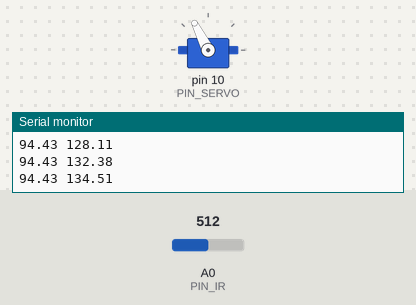
This sketch was run on a simulated Arduino Uno, built with avr-gcc and run on an emulated ATmega328P. Shown: servo, the last lines printed to the serial monitor. Inputs (shaded band) come from the test bench; at power-on: A0 (PIN_IR) = 512.

Above: at 1.5 s.
1.6 s: A0 (PIN_IR) set to 337
4.1 s: A0 (PIN_IR) set to 312
At 5.3 s:
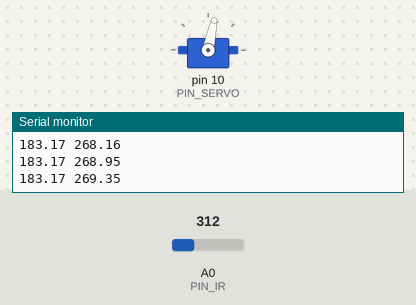
5.6 s: A0 (PIN_IR) set to 10
7.1 s: A0 (PIN_IR) set to 7
At 8.5 s:
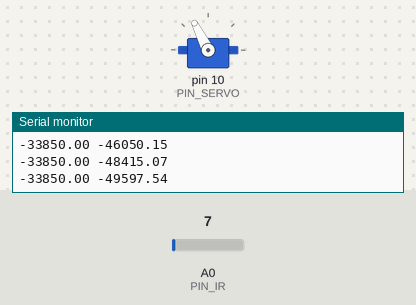
8.8 s: A0 (PIN_IR) set to 122
At 11.2 s:
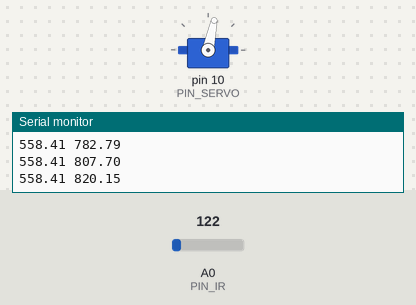
Timing chart, 0 to 12.5 s (numbered marks = the images above; inputs shaded):
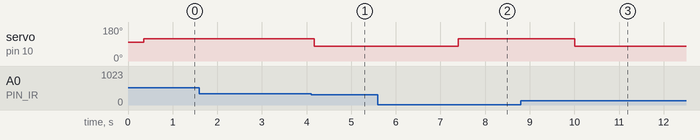

Measured:
- the behaviour switches between 331 and 330 on A0 (PIN_IR) (found by bisection; images 0 and 1)
- the behaviour switches between 9 and 8 on A0 (PIN_IR) (found by bisection; images 1 and 2)
- after the input at 4.1 s, servo on pin 10 (PIN_SERVO): 117° → 78° after 0.07 s
- after the input at 7.1 s, servo on pin 10 (PIN_SERVO): 78° → 117° after 0.30 s
- after the input at 8.8 s, servo on pin 10 (PIN_SERVO): 117° → 78° after 1.2 s

The sketch:

21.ino
```cpp
#include <Servo.h>
#define PIN_SERVO 10
#define DELAY 350
#define PIN_IR A0
#define ALPHA 0.5
Servo myservo;

float raw_dist;
float dist_cali;

float f(float raw, float a, float b) {
  return 300 / (b - a) * (raw - a) + 100;
}

void setup() {
  myservo.attach(PIN_SERVO);
  myservo.writeMicroseconds(1550);
  delay(DELAY);
  Serial.begin(57600);
}


float ir_distance(void) { // return value unit: mm
  float val;
  float volt = float(analogRead(PIN_IR));
  val = ((6762.0 / (volt - 9.0)) - 4.0) * 10.0;
  return val;
}

void loop() {
  raw_dist = ir_distance();
  dist_cali = dist_cali*ALPHA + f(raw_dist, 70, 270)*(1-ALPHA);
  Serial.print(raw_dist);
  Serial.print(" ");
  Serial.println(dist_cali);

  if (dist_cali > 250) myservo.writeMicroseconds(1350);
  else myservo.writeMicroseconds(1750);
  delay(200);
}
```
